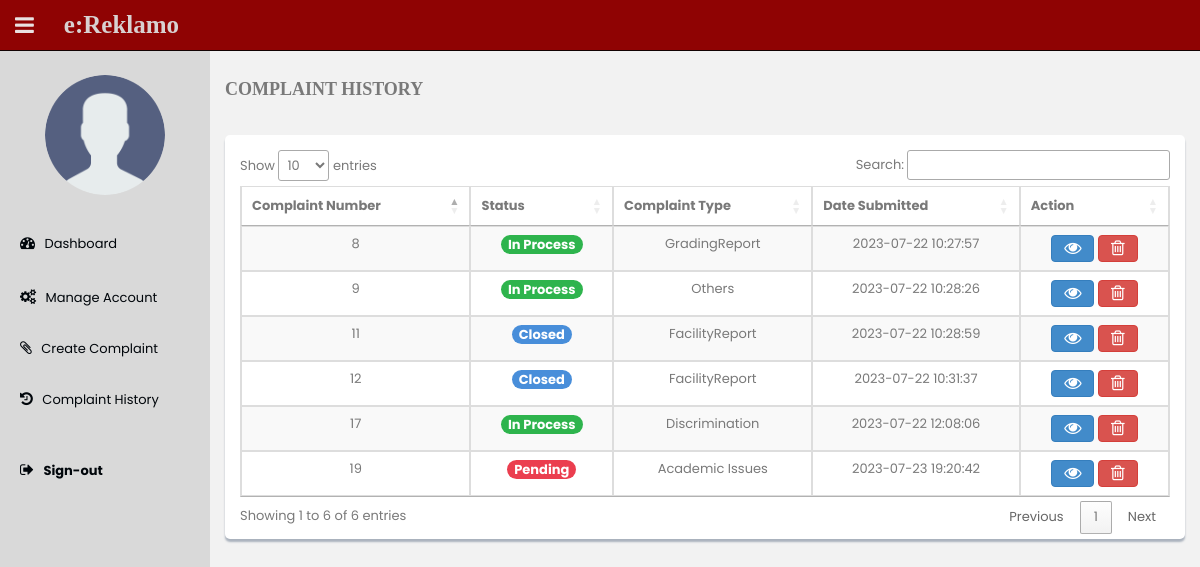
The page /Faculty/complaint-history.php (signed in) on the database its author committed.
### tables this page shows
CREATE TABLE `complaints` (
  `ComplainantName` varchar(255) NOT NULL,
  `Email` varchar(255) NOT NULL,
  `ComplaintID` varchar(20) NOT NULL,
  `ComplaintNumber` int(255) NOT NULL,
  `ComplaintType` varchar(255) NOT NULL,
  `Others` varchar(255) NOT NULL,
  `ComplaintDetails` longtext NOT NULL,
  `ComplaintFile` varchar(255) NOT NULL,
  `Status` varchar(255) DEFAULT NULL,
  `RegDate` datetime NOT NULL DEFAULT current_timestamp(),
  `Updated_Time` timestamp NOT NULL DEFAULT current_timestamp() ON UPDATE current_timestamp(),
  `Flag` tinyint(4) DEFAULT 0,
  `IsDeleted` tinyint(1) NOT NULL DEFAULT 0
);

### Faculty/complaint-history.php (the view, shortened to what this page needs)
<!DOCTYPE html>
<html plang="en">
<head>
  <link rel="stylesheet" href="../assets/css/bootstrap.css">
  <link rel="stylesheet" href="../assets/font-awesome/css/font-awesome.css"/>
  <link rel="stylesheet" type="text/css" href="../assets/css/zabuto_calendar.css">
  <link rel="stylesheet" type="text/css" href="../assets/js/gritter/css/jquery.gritter.css" />
  <link rel="stylesheet" type="text/css" href="../assets/lineicons/style.css">
  <link rel="stylesheet" href="../assets/css/style.css">
  <link rel="stylesheet" href="../assets/css/style-responsive.css">
  <link rel="stylesheet" href="https://cdn.datatables.net/1.11.3/css/jquery.dataTables.min.css">
</head>
<body>
  <section id="container">
  <?php include("../Faculty/sidebar.php"); ?>
  <?php include("../includes/header.php"); ?>
    <section id="main-content">
      <section class="wrapper">
      <h4 style=" padding-bottom:10px; padding-top:10px; font-weight:bolder; font-family: 'Times New Roman', Times, serif;">COMPLAINT HISTORY</h4>
        <div class="row mt">
          <div class="col-lg-12">
            <div class="content-panel">
              <section id="unseen">
              <table id="records" class="table table-bordered table-striped table-condensed">
  <thead>
    <tr>
      <th>Complaint Number</th>
      <th>Status</th>
      <th>Complaint Type</th>
      <th>Date Submitted</th>
      <th>Action</th>
    </tr>
  </thead>
  <tbody>
  <?php
  $userId = $_SESSION['UserID'];
  $query = mysqli_query($conn, "SELECT * FROM complaints WHERE ComplaintID='$userId'AND Flag = '0' ORDER BY
  CASE
  WHEN status = 'in process' THEN 1
  WHEN status = 'in process' THEN 2
  WHEN status = 'closed' THEN 3
  END, RegDate DESC");
    while ($row = mysqli_fetch_array($query)) {
      ?>
      <tr>
        <td data-label="Complaint Number:"  class="complaintNumber"><?php echo htmlentities($row['ComplaintNumber']);?></td>
        <td data-label="Status:">
          <?php
          $cStatus = $row['Status'];
          $statusClass = "";
          $statusText = "";
          if ($cStatus == "" || $cStatus == NULL) {
            $statusClass = "badge";
            $statusStyle = "background-color: #eb3e4f; font-size:13px;";
            $statusText = "Pending";
          } else if ($cStatus == "In Process") {
            $statusClass = "badge";
            $statusStyle = "background-color: #2eb44d; font-size:13px;";
            $statusText = htmlentities($row['Status']);
          } else if ($cStatus == "Closed") {
            $statusClass = "badge";
            $statusStyle = "background-color: #488eda; font-size:13px;";
            $statusText = htmlentities($row['Status']);
          } else {
            $statusClass = "badge";
            $statusStyle = "background-color: gray; color: white;";
            $statusText = htmlentities($row['Status']);
          }
          ?>
          <span class="<?php echo $statusClass; ?>" style="<?php echo $statusStyle; ?>"><?php echo $statusText; ?></span>
        </td>
        <td data-label="Complaint Type:"><?php echo htmlentities($row['ComplaintType']);?></td>
        <td data-label="Registered Date:"><?php echo htmlentities($row['RegDate']);?></td>
        <td data-label="Action:">
          <a href="complaint-details?cid=<?php echo htmlentities($row['ComplaintNumber']);?>">
            <button type="button" class="btn btn-primary fa fa-eye fa-lg edit_btn" name="editData"></button>
          </a>
          <button type="button" class="btn btn-danger fa fa-trash-o fa-lg delete_btn" data-toggle="modal" data-target="#deleteModal"></button>
        </td>
      </tr>
    <?php } ?>
  </tbody>
</table>
              </section>
            </div>
          </div>
        </div>
      </section>
    </section>
  </section>
</body>
</html>

### assets/css/style.css (style rules this page uses)
body { color: #797979; background: #f2f2f2; font-family: 'Lato', sans-serif; font-family: 'Poppins', sans-serif; padding: 0px !important; margin: 0px !important; font-size:13px; }
.table { width: 100%; border-collapse: collapse; }
.table td, .table th { padding: 12px 15px; border: 1px solid #ddd; text-align: center; }
.content-panel { padding: 15px; border-radius: 5px; box-shadow: 1px 3px 5px #b91818; }
a, a:hover, a:focus { text-decoration: none; outline: none; }
#container { width: 100%; height: 100%; }
.mt { margin-top: 25px; }
#main-content { margin-left: 210px; }
.wrapper { display: inline-block; margin-top: 60px; padding-left: 15px; padding-right: 15px; padding-bottom: 15px; padding-top: 0px; width: 100%; }
.content-panel { background: #ffffff; box-shadow: 0px 3px 2px #aab2bd; padding-top: 15px; padding-bottom: 5px; }

### rows shown on the page
complaints: ComplaintNumber "19", statusText "Pending", ComplaintType "Academic Issues", RegDate "2023-07-23 19:20:42"
complaints: ComplaintNumber "17", Status "In Process", ComplaintType "Discrimination", RegDate "2023-07-22 12:08:06"
complaints: ComplaintNumber "9", Status "In Process", ComplaintType "Others", RegDate "2023-07-22 10:28:26"
complaints: ComplaintNumber "8", Status "In Process", ComplaintType "GradingReport", RegDate "2023-07-22 10:27:57"
complaints: ComplaintNumber "12", Status "Closed", ComplaintType "FacilityReport", RegDate "2023-07-22 10:31:37"
complaints: ComplaintNumber "11", Status "Closed", ComplaintType "FacilityReport", RegDate "2023-07-22 10:28:59"
